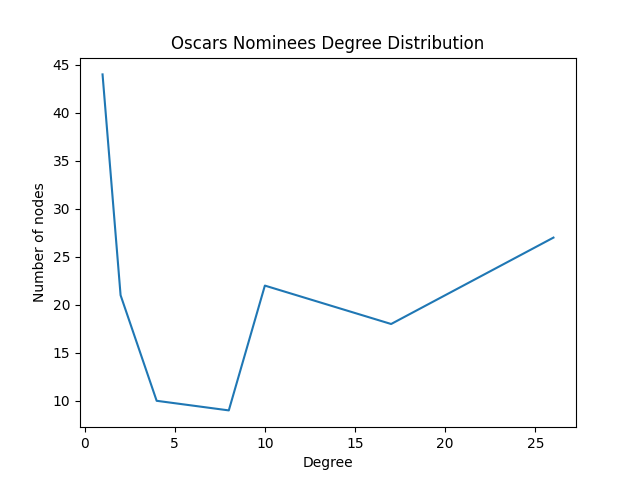

Generate this figure with Python:
import networkx as nx
import pandas as pd
import matplotlib.pyplot as plt


# membaca file csv ./Oscars-demographics-DFE.csv dengan pandas
oscars_data = pd.read_csv("./Oscars-demographics-DFE.csv")

# transformasi data dari Dataframe pandas
data = oscars_data[["person", "birthplace"]]

merged_data = data.merge(data[["person", "birthplace"]].rename(
    columns={"person": "person_target"}), on="birthplace")

clean_data = merged_data[~(merged_data["person"] ==
                           merged_data["person_target"])].drop_duplicates()
clean_data.drop(
    clean_data.loc[clean_data["person_target"] < clean_data["person"]].index.tolist(), inplace=True)


# membuat networkx Grapah dari pandas edgelist
G = nx.from_pandas_edgelist(
    df=clean_data, source="person", target="person_target", edge_attr="birthplace")


# membuat degree distribution
degrees = {}
for n in G.nodes():
    degree = G.degree(n)
    if degree not in degrees:
        degrees[degree] = 0
    degrees[degree] += 1

items = sorted(degrees.items())

# memplot degree distribution
plt.figure()
plt.plot([k for (k, v) in items], [v for (k, v) in items])
plt.xlabel('Degree')
plt.ylabel('Number of nodes')
plt.title("Oscars Nominees Degree Distribution")
# simpan hasil plot di file
plt.savefig("degree-distribution.png")
